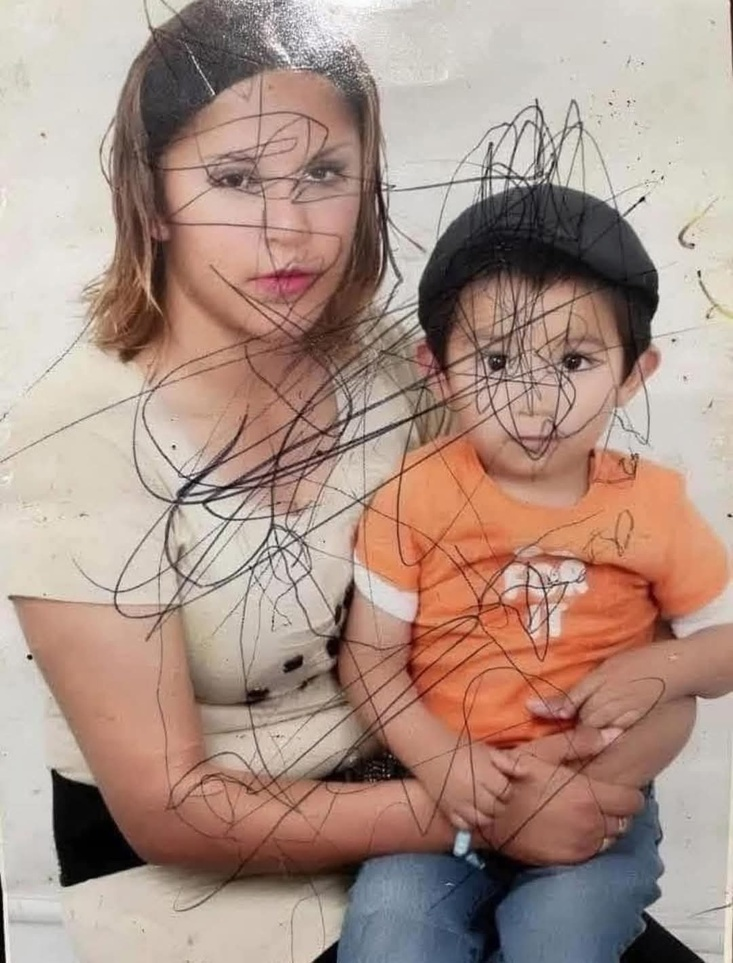
#> input picture datasets/exemplo-01.jpeg, 733 x 963 px, shrunk from 1080 x 1419 before the run; its folder holds only this picture in this run
$ python aprimoramento_versao_final.py
#> lines starting #> are read from the running program, lines starting #| are printed output that depends on the picture; after the words box and inside, x2 and y2 are one past the last pixel; in counts of white or black regions, pixels touching at a corner belong together
### enhace_image.py
import cv2
import numpy as np

def enhance_image(I, B_shape, n):
    """
    Realce de imagem usando transformadas top-hat e bottom-hat em múltiplas escalas.

    Parâmetros:
        I: imagem de entrada (numpy array, em escala de cinza)
        B_shape: tupla (h, w) representando a forma inicial do elemento estruturante
        n: número de escalas

    Retorna:
        I_en: imagem realçada
    """
    # Inicializações
    TH = []
    BH = []
    STH = []
    SBH = []

    # Para cada escala
    for i in range(1, n + 1):
        kernel_size = (B_shape[0]*i, B_shape[1]*i)
        B_i = cv2.getStructuringElement(cv2.MORPH_RECT, kernel_size)

        # Transformadas Top-Hat e Bottom-Hat
        top_hat = cv2.subtract(I, cv2.dilate(cv2.erode(I, B_i), B_i))
        bottom_hat = cv2.subtract(cv2.erode(cv2.dilate(I, B_i), B_i), I)

        TH.append(top_hat)
        BH.append(bottom_hat)

        if i > 1:
            STH.append(cv2.subtract(TH[i-1], TH[i-2]))
            SBH.append(cv2.subtract(BH[i-1], BH[i-2]))

    # Cálculo dos máximos nas escalas
    MTH = np.maximum.reduce(TH)
    MBH = np.maximum.reduce(BH)
    MSTH = np.maximum.reduce(STH) if STH else np.zeros_like(I)
    MSBH = np.maximum.reduce(SBH) if SBH else np.zeros_like(I)

    # Realce da imagem
    I_en = cv2.add(I, cv2.subtract(cv2.add(MTH, MSTH), cv2.add(MBH, MSBH)))

    return I_en


# [12 lines left out: function main, not called in this run]


# [2 lines that do not run on import are left out]

### aprimoramento_versao_final.py
import cv2
import numpy as np
import matplotlib.pyplot as plt
import os
from enhace_image import enhance_image  # Sua função de realce morfológico


def aprimorar_imagem():

    # Caminho para o diretório com as imagens
    dataset_path = 'datasets/'

    # Lista de imagens com extensões comuns
    image_files = sorted(
        [f for f in os.listdir(dataset_path) if f.lower().endswith(('.png', '.jpg', '.jpeg'))]
    )

    for img_name in image_files:
        img_path = os.path.join(dataset_path, img_name)
        img = cv2.imread(img_path)
#> img is the input picture: shape (963, 733, 3); mean B, G, R 134.5, 145.8, 170.8

        if img is None:
            print(f"Erro ao carregar: {img_name}")
            continue

        img_gray = cv2.cvtColor(img, cv2.COLOR_BGR2GRAY)
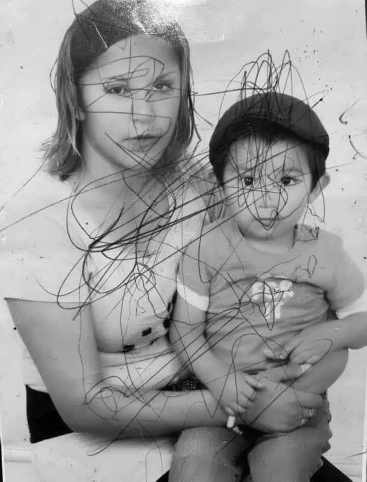
#> img_gray: shape (963, 733) (shown at 1/2 size); min 0, max 255, mean 152

        # --- Primeira Passagem ---
        blur1 = cv2.GaussianBlur(img_gray, (5, 5), 0)
        thresh1 = cv2.adaptiveThreshold(blur1, 255, cv2.ADAPTIVE_THRESH_MEAN_C,
                                        cv2.THRESH_BINARY_INV, 15, 10)
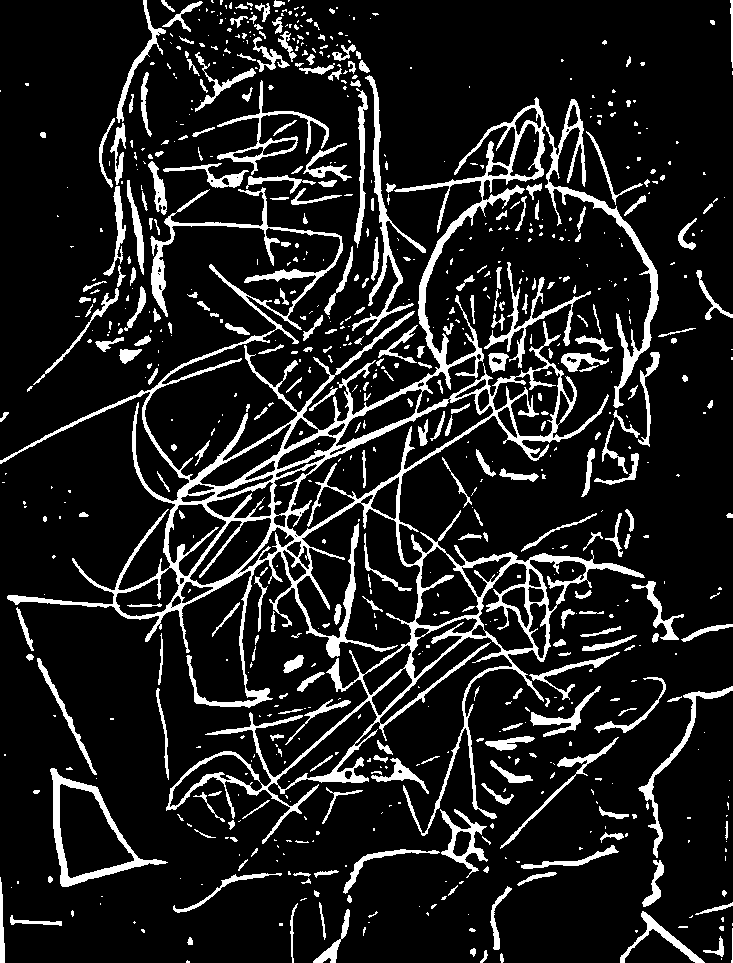
#> thresh1: shape (963, 733); 12.9% white; 780 white regions (473 under 20 px), largest, box (x1, y1, x2, y2) and area: (0, 97, 659, 844) 44059, (50, 768, 168, 887) 2172, (352, 75, 426, 335) 1998
        kernel = cv2.getStructuringElement(cv2.MORPH_RECT, (3, 3))
        mask_clean1 = cv2.morphologyEx(thresh1, cv2.MORPH_OPEN, kernel, iterations=1)
#> mask_clean1: shape (963, 733); 10.6% white; 866 white regions (335 under 20 px), largest, box (x1, y1, x2, y2) and area: (163, 382, 419, 596) 3698, (50, 768, 166, 887) 2170, (557, 186, 659, 408) 2119
        mask_clean1 = cv2.morphologyEx(mask_clean1, cv2.MORPH_DILATE, kernel, iterations=1)
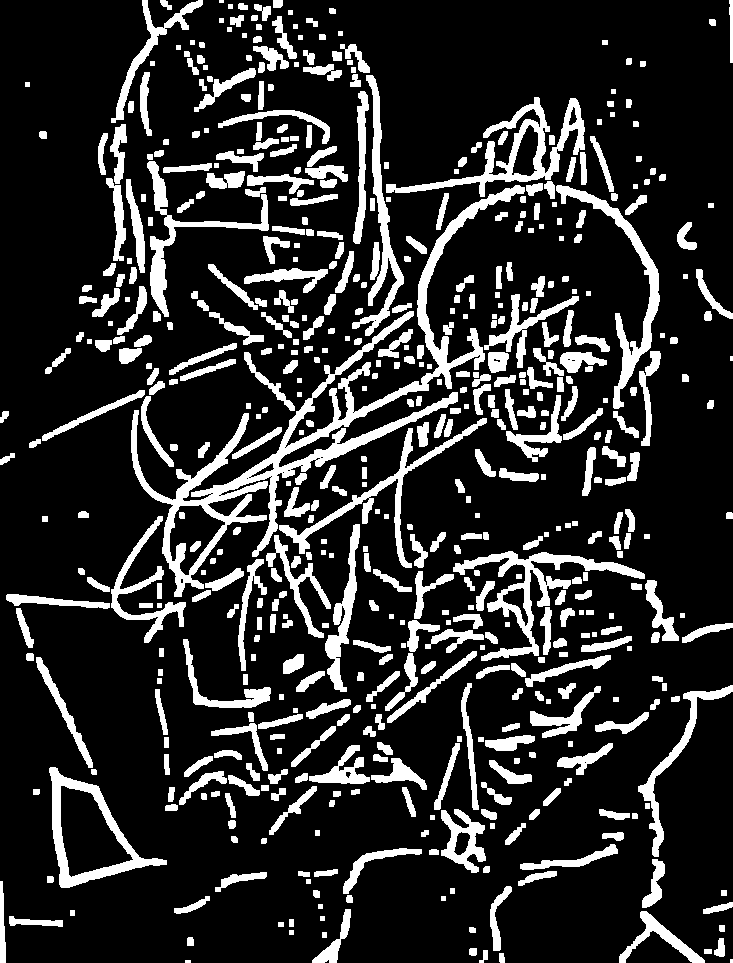
#> mask_clean1: shape (963, 733); 17.7% white; 573 white regions (4 under 20 px), largest, box (x1, y1, x2, y2) and area: (131, 185, 525, 597) 14462, (386, 97, 585, 197) 3942, (453, 551, 645, 661) 3777
        img_inpaint1 = cv2.inpaint(img, mask_clean1, inpaintRadius=3, flags=cv2.INPAINT_TELEA)

        # --- Realce ---
        img_enhanced = enhance_image(img_inpaint1, B_shape=(3, 3), n=4)
#> after the loop in enhance_image, `for i in range(1, n + 1):`: BH = 4 items; SBH = 3 items; TH = 4 items
#> in enhance_image, `MTH = np.maximum.reduce(TH)`:
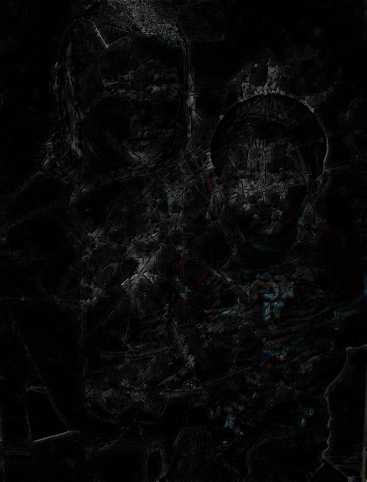
#> MTH: shape (963, 733, 3) (shown at 1/2 size); mean of channels 0, 1, 2 8, 7.9, 7.9; drawn as B, G, R
#> in enhance_image, `I_en = cv2.add(I, cv2.subtract(cv2.add(MTH, MSTH), cv2.add(MBH, MSBH)))`:
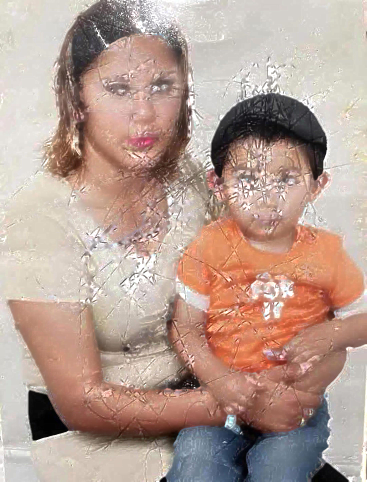
#> I_en: shape (963, 733, 3) (shown at 1/2 size); mean B, G, R 147.6, 158.7, 183.5

        # --- Exibir Resultados ---
        plt.figure(figsize=(12, 10))
        plt.subplots_adjust(top=4)
        plt.suptitle(f"Processamento: {img_name}", fontsize=16)

        titles = ["Original", "Máscara", "Inpaint","Resultado Final"]
        images = [
            cv2.cvtColor(img, cv2.COLOR_BGR2RGB),
            mask_clean1,
            cv2.cvtColor(img_inpaint1, cv2.COLOR_BGR2RGB),
            cv2.cvtColor(img_enhanced, cv2.COLOR_BGR2RGB)
        ]
        cmaps = ['gray' if len(im.shape) == 2 else None for im in images]
#> cmaps = 4 items

        for i in range(len(images)):
            plt.subplot(2, 4, i + 1)
            plt.title(titles[i])
            plt.imshow(images[i], cmap=cmaps[i])
            plt.axis('off')
#> this loop made 4 passes

        plt.tight_layout()
        plt.show()
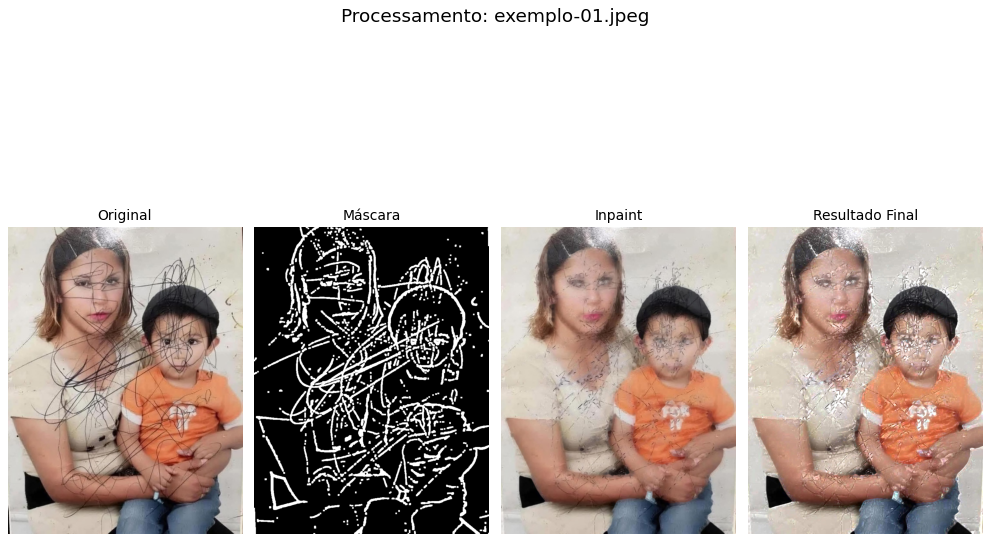
#> figure drawn by matplotlib, 4 panels

if __name__ == "__main__":
    aprimorar_imagem()

$ run again, on datasets/exemplo-06.jpeg
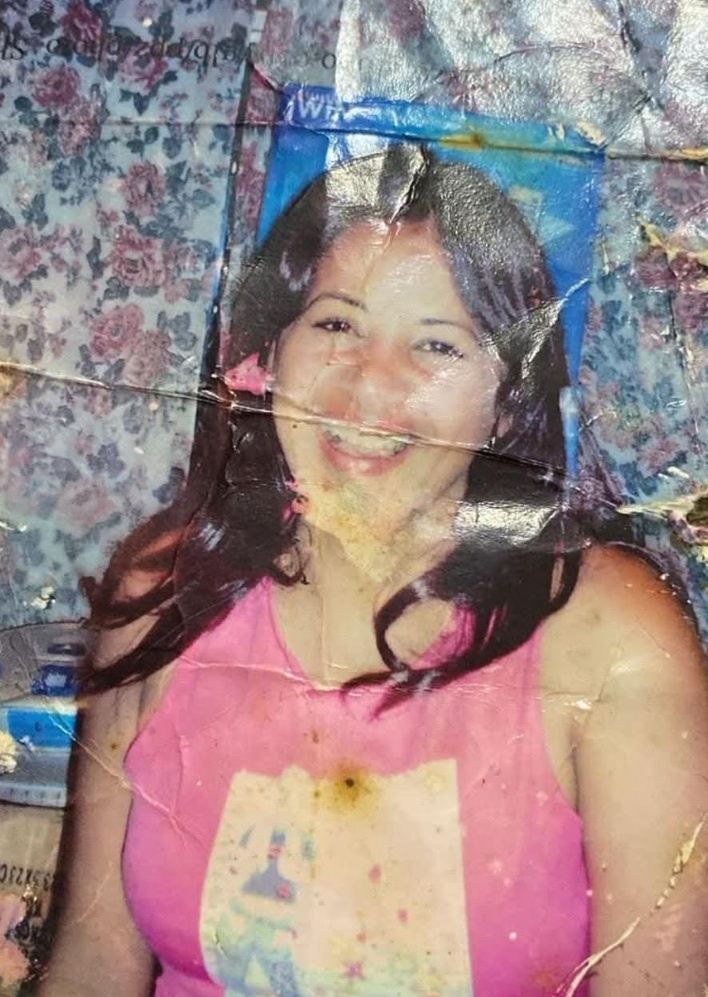
#> input picture datasets/exemplo-06.jpeg, 708 x 997 px, shrunk from 886 x 1248 before the run
#> in aprimorar_imagem, img is the input picture: shape (997, 708, 3); mean B, G, R 134.7, 135.4, 155.3
#> in aprimorar_imagem, `thresh1 = cv2.adaptiveThreshold(blur1, 255, cv2.ADAPTIVE_THRESH_MEAN_C..`:
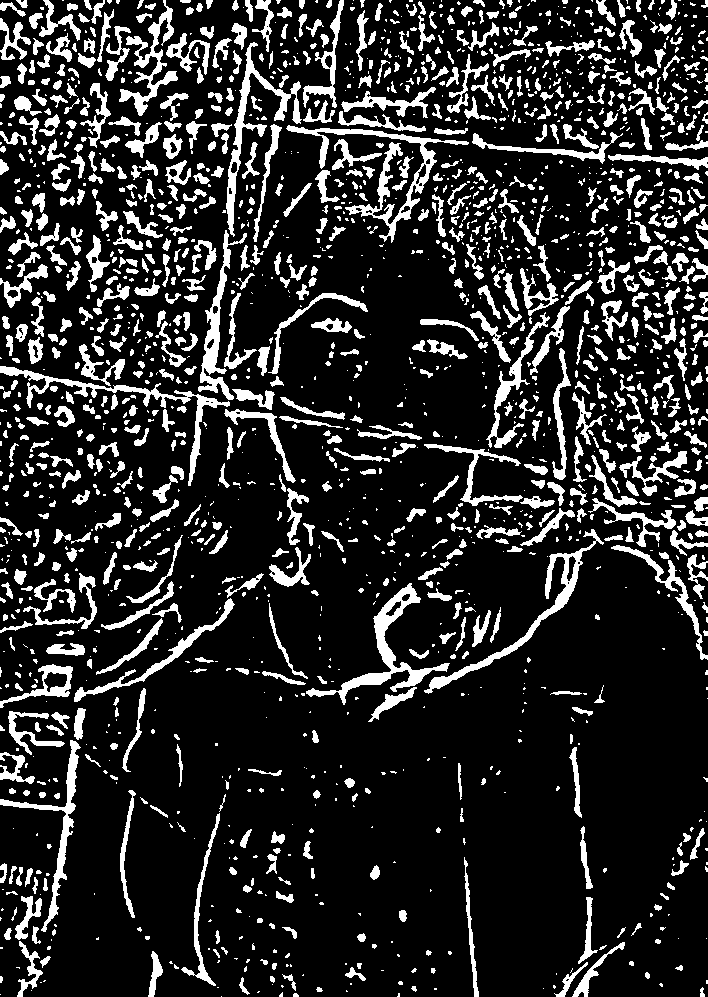
#> thresh1: shape (997, 708); 16.9% white; 1900 white regions (994 under 20 px), largest, box (x1, y1, x2, y2) and area: (286, 125, 469, 243) 2798, (306, 583, 450, 705) 2498, (0, 366, 230, 486) 2134
#> after the loop in enhance_image, `for i in range(1, n + 1):`: BH = 4 items; SBH = 3 items; TH = 4 items
#> the loop in aprimorar_imagem, `for i in range(len(images)):` made 4 passes
#> in aprimorar_imagem, `plt.show()`:
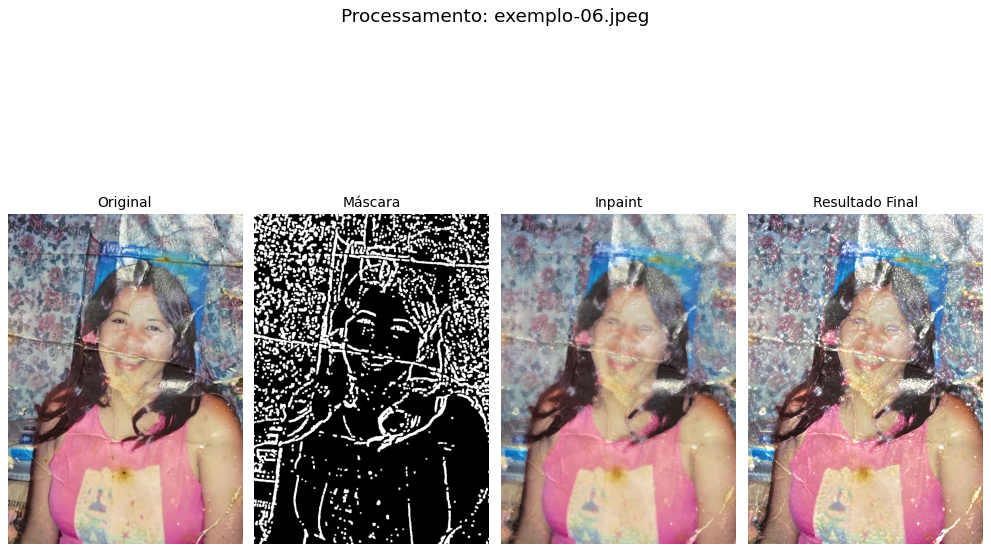
#> figure drawn by matplotlib, 4 panels

$ run again, on datasets/exemplo-07.jpeg
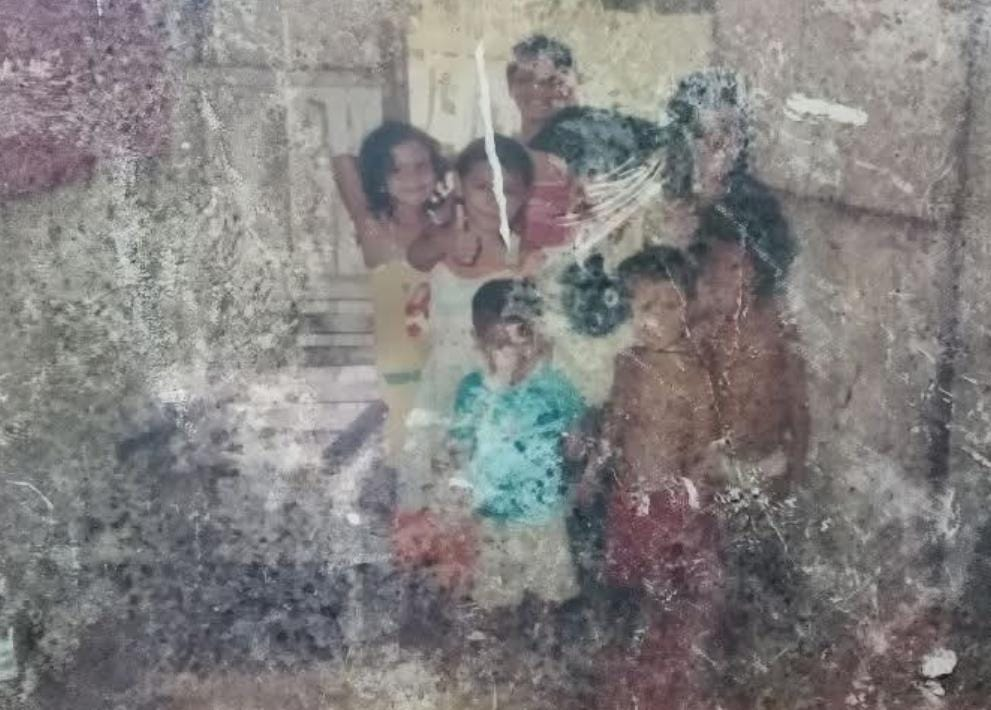
#> input picture datasets/exemplo-07.jpeg, 991 x 710 px
#> in aprimorar_imagem, img is the input picture: shape (710, 991, 3); mean B, G, R 127.8, 128.4, 131
#> in aprimorar_imagem, `thresh1 = cv2.adaptiveThreshold(blur1, 255, cv2.ADAPTIVE_THRESH_MEAN_C..`:
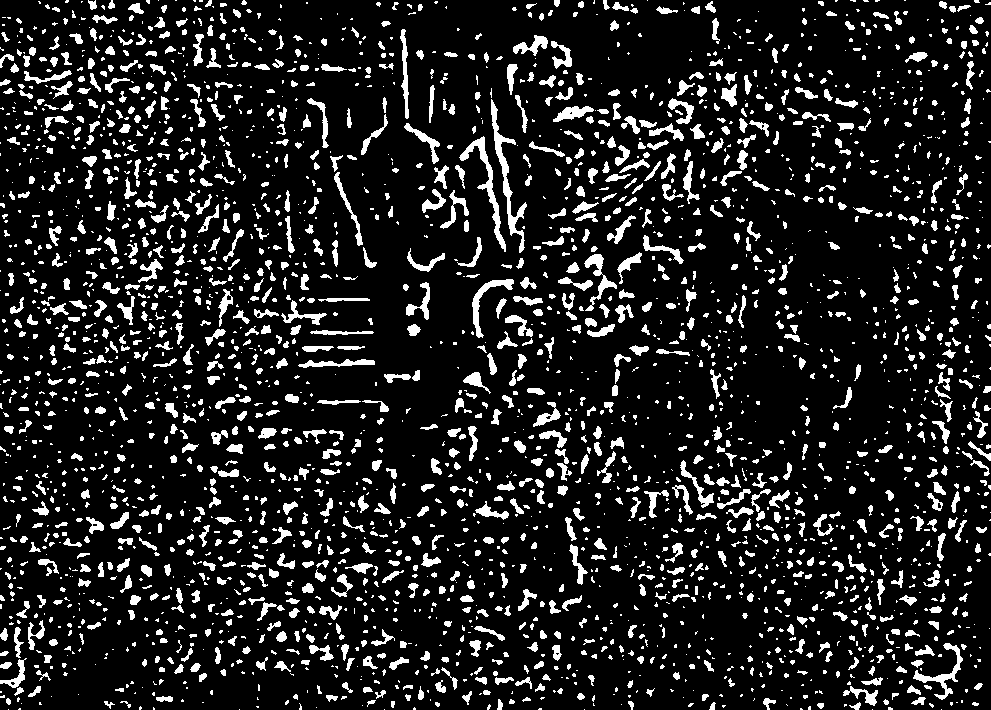
#> thresh1: shape (710, 991); 13% white; 2972 white regions (1641 under 20 px), largest, box (x1, y1, x2, y2) and area: (491, 99, 527, 253) 1019, (459, 136, 506, 252) 845, (913, 643, 963, 700) 582
#> after the loop in enhance_image, `for i in range(1, n + 1):`: BH = 4 items; SBH = 3 items; TH = 4 items
#> the loop in aprimorar_imagem, `for i in range(len(images)):` made 4 passes
#> in aprimorar_imagem, `plt.show()`:
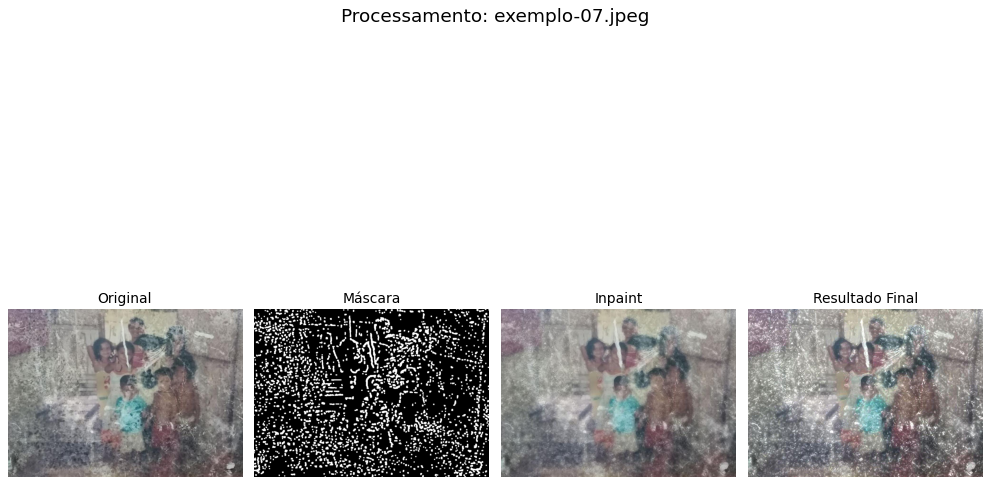
#> figure drawn by matplotlib, 4 panels
